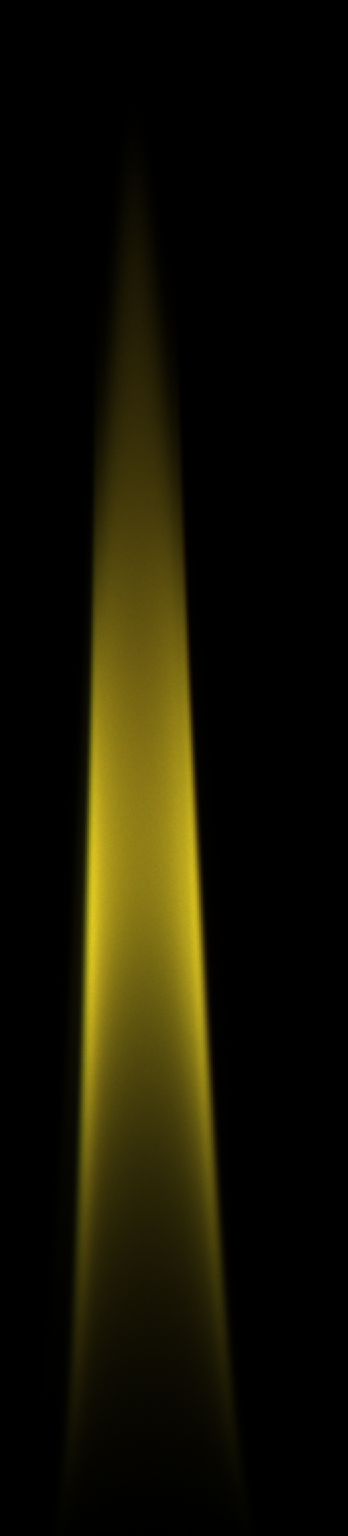
#> input picture gas_flames/Basler_acA2040-55uc__23734412__20220818_183353703_10863.tiff, 348 x 1536 px
$ python -i processing.py   (imports and definitions only)   (older library calls are emulated)
#> lines starting #> are read from the running program, lines starting #| are printed output that depends on the picture; after the words box and inside, x2 and y2 are one past the last pixel; in counts of white or black regions, pixels touching at a corner belong together
#> further down, picture is the input picture: shape (1536, 348, 3); mean B, G, R 3.3, 18.5, 21
### gas_flames/utils.py
import cv2
from matplotlib import pyplot as plt
import math
import numpy as np

# Colors for height boxes
box_colors = {
    'r':(0,0,255),
    'g':(0,255,0),
    'b':(255,0,0),
    'y':(0,255,255),
    'p':(255,0,255)
}


# Prints the message only if verbose mode is active
def verbosePrint(control, text):
    if(control):
        print(text)

def getConnectedComponents(threshold_image, connect):
    return_dict = {
        'x':0,
        'y':0,
        'w':0,
        'h':0,
        'area':-1,
        'cX':0,
        'cY':0,
        'cmask':None,
        't_area':-1,
        't_mask':None
    }

    cc = cv2.connectedComponentsWithStats(threshold_image, connect, cv2.CV_32S)

    n_labels, labels, stats, centroids = cc
    print(n_labels)
    # Start at 1 to ignore background
    for i in range(1,n_labels):
        # Save only the biggest area
        area = stats[i, cv2.CC_STAT_AREA]
        if(area > return_dict['area']):
            t_area = return_dict['area']
            t_mask = return_dict['cmask']

            x = stats[i, cv2.CC_STAT_LEFT]
            y = stats[i, cv2.CC_STAT_TOP]
            w = stats[i, cv2.CC_STAT_WIDTH]
            h = stats[i, cv2.CC_STAT_HEIGHT]
            (cX,cY) = centroids[i]
            component_mask = (labels==i).astype("uint8")*255
            return_dict = {
                'x':x,
                'y':y,
                'w':w,
                'h':h,
                'area':area,
                'cX':cX,
                'cY':cY,
                'cmask':component_mask,
                't_area':t_area,
                't_mask':t_mask
            }
        elif area > return_dict['t_area']:
            return_dict['t_area'] = area
            return_dict['t_mask'] = (labels==i).astype("uint8")*255

    return return_dict

# [5 lines left out: function px2mm, not called in this run]

def heightBox(frame, cc, color):
    cv2.rectangle(frame, (cc['x'],cc['y']), (cc['x']+cc['w'], cc['y']+cc['h']), box_colors[color],3)


# [62 lines left out: function resultPlotting, not called in this run]

### gas_flames/processing.py
import cv2
import numpy as np
import os
import matplotlib.pyplot as plt
import matplotlib
from utils import getConnectedComponents
import math
# [1 line not run here, left out]

# cv2.namedWindow('Test', cv2.WINDOW_NORMAL)

def borderEnhance(frame):
    sharp_k = np.array([[ 0, -1, 0],
                        [-1, 5, -1],
                        [ 0, -1, 0]])

    gray_frame = cv2.cvtColor(frame, cv2.COLOR_BGR2GRAY)

    # AVG

    n = 1
    p = n -1
    factor = 1/n
    avg = np.zeros_like(gray_frame)
    avg = cv2.addWeighted(gray_frame, factor, avg, factor,0)

    for i in range(p):
        # previous frames
        if i < p/2:
            frame_index = index-math.floor(n/2)+i
        else:
            frame_index = index+math.ceil(n/2)-i

        frame_path = path.format(frame_index)
        temp_frame = cv2.imread(frame_path, cv2.IMREAD_GRAYSCALE)
        avg = cv2.addWeighted(avg, 1.0, temp_frame, factor,0)

    avg = gray_frame

    # [7 lines of commented-out code are left out]
    contrast = avg

    sobel_x = cv2.Sobel(contrast, cv2.CV_64F, 0, 1, ksize=3)
    sobel_y = cv2.Sobel(contrast, cv2.CV_64F, 1,0, ksize=5)
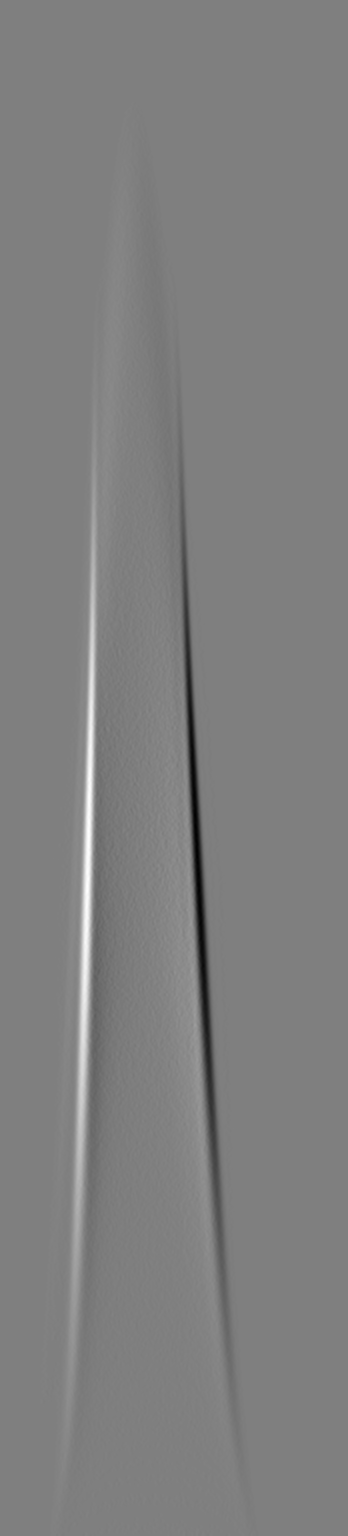
#> sobel_y: shape (1536, 348) float64; min -2868, max 2864, mean 0; drawn with min black and max white

    abs_grad_x = cv2.convertScaleAbs(sobel_x)
    abs_grad_y = cv2.convertScaleAbs(sobel_y)

    grad = cv2.addWeighted(abs_grad_x, 0.2, abs_grad_y, 0.8,0)
    test = cv2.addWeighted(grad, 1.0, gray_frame, -0.9, 0)

    sharped = cv2.filter2D(grad, ddepth=-1, kernel=sharp_k)
    # cv2.imwrite('ricardo_afilado.png',sharped)

    ret, thresh = cv2.threshold(test, 100, 255, cv2.THRESH_BINARY)
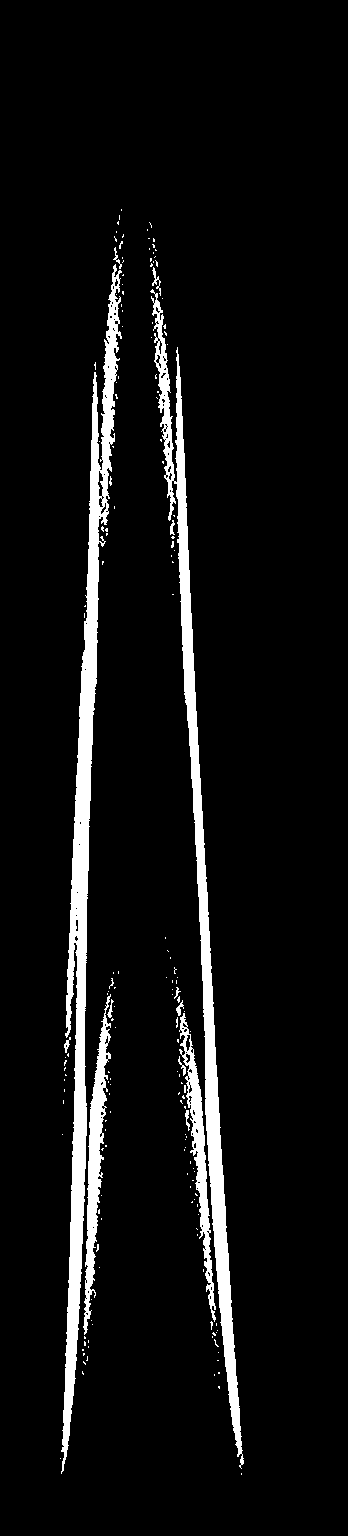
#> thresh: shape (1536, 348); 6.5% white; 175 white regions (162 under 20 px), largest, box (x1, y1, x2, y2) and area: (61, 264, 122, 1474) 15499, (150, 289, 244, 1469) 12729, (83, 994, 111, 1335) 3102

    morph_kernel = cv2.getStructuringElement(cv2.MORPH_ELLIPSE, (3,3))

    opening = cv2.morphologyEx(thresh, cv2.MORPH_OPEN, morph_kernel)
#> opening: shape (1536, 348); 6.3% white; 49 white regions (35 under 20 px), largest, box (x1, y1, x2, y2) and area: (61, 285, 121, 1465) 15205, (174, 365, 243, 1456) 11037, (83, 1016, 111, 1334) 2942

    cc = getConnectedComponents(opening, 2)
#> in getConnectedComponents, `n_labels, labels, stats, centroids = cc`:
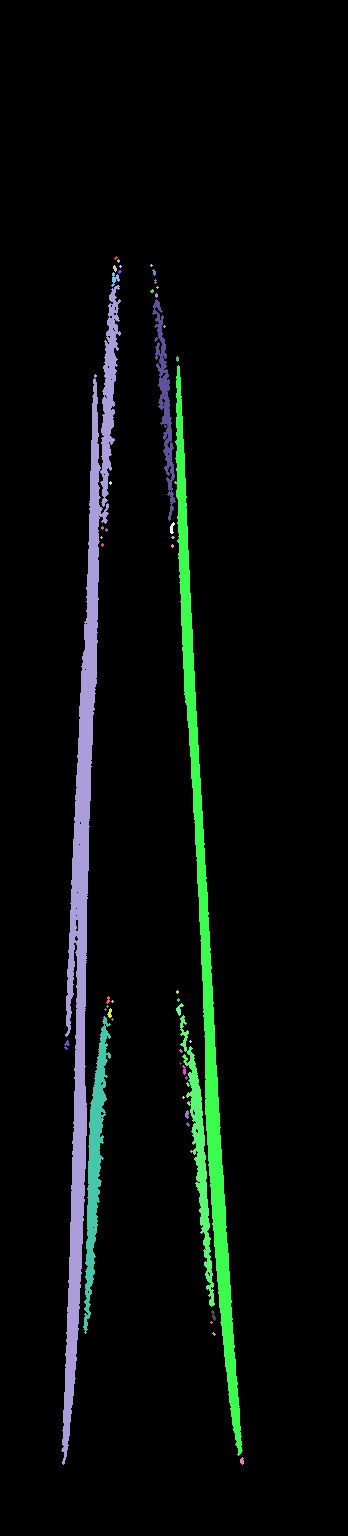
#> labels: shape (1536, 348) int32; 50 distinct labels, from 0 to 49; one colour per label, 0 black
#> in getConnectedComponents, `n_labels, labels, stats, centroids = cc`: n_labels = 50; stats = 50 rows, first 6: [0, 0, 348, 1536, 501007], [114, 256, 4, 4, 8], [117, 259, 3, 4, 8], [113, 265, 4, 7, 18], [119, 265, 3, 3, 5], [150, 264, 3, 3, 5]; centroids = 50 pairs, first value 66.36 to 241.6, second value 257.5 to 1460.6
#| 50
#> the loop in getConnectedComponents, `for i in range(1,n_labels):` made 49 passes
#> (area, t_area, x, y, w, h, cX, cY) on pass 10: (15205, 61, 61, 285, 60, 1180, 85.06, 852.7)
#> area on passes 14, 17, 19, 30, 33, 34: 1449, 11037, 35, 46, 30, 2299
#> after the loop in getConnectedComponents, `for i in range(1,n_labels):`:
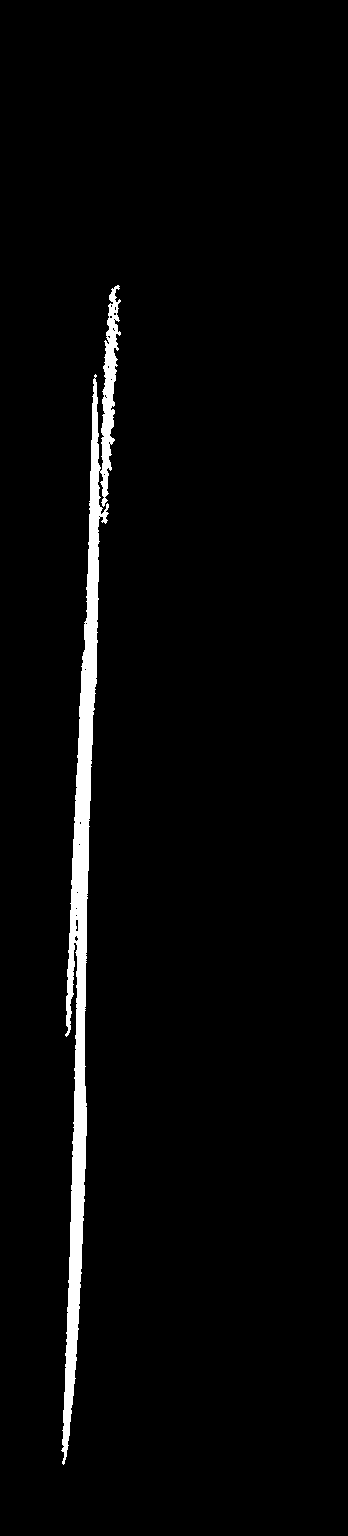
#> component_mask: shape (1536, 348); 2.8% white; 1 white region, box (x1, y1, x2, y2) and area: (61, 285, 121, 1465) 15205
#> after the loop in getConnectedComponents, `for i in range(1,n_labels):`: t_mask: shape (1536, 348); 0.01% white in thin lines or dots, all inside (x1, y1, x2, y2) = (111, 272, 120, 287)
#> after the loop in getConnectedComponents, `for i in range(1,n_labels):`: cX = 85.06; cY = 852.7; h = 1180; return_dict = 10 items; t_area = 61; w = 60; x = 61; y = 285
#> cc = 10 items
    cc_mask = cc['cmask']
    cc_mask = cv2.morphologyEx(cc_mask, cv2.MORPH_ERODE, morph_kernel)
#> cc_mask: shape (1536, 348); 2.3% white; 11 white regions (9 under 20 px), largest, box (x1, y1, x2, y2) and area: (62, 379, 108, 1457) 10712, (101, 286, 120, 497) 1404

    fig, axs = plt.subplots(1,4)
    fig.suptitle('Gas flame')

    axs[0].imshow(test, cmap='gray')
    axs[0].set_title('Gray input image')

    axs[1].imshow(cc_mask, cmap='gray')
    axs[1].set_title('Pre-Processed image')
    # Get points for image

    # -> Invert image for data analysis
    inv_opening = cv2.rotate(cc_mask, cv2.ROTATE_180)
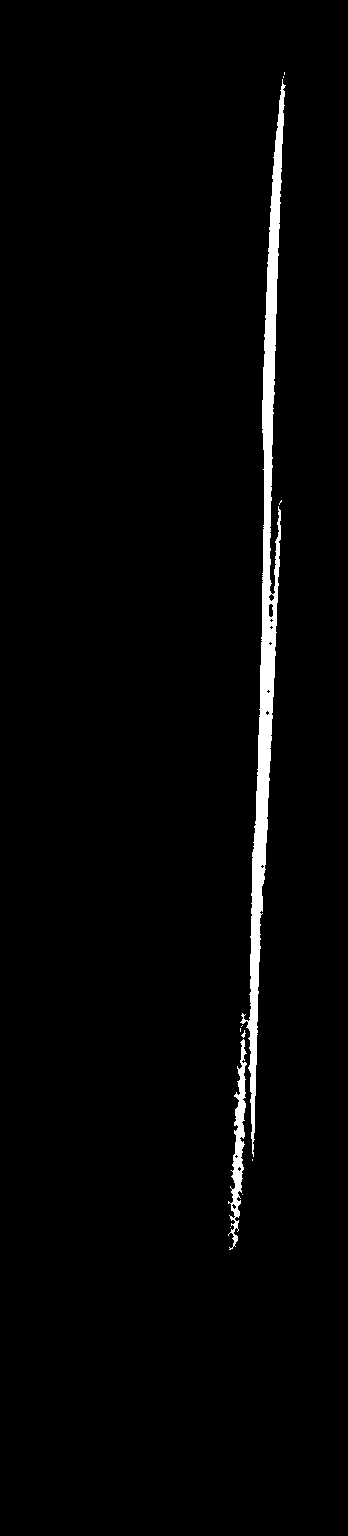
#> inv_opening: shape (1536, 348); 2.3% white; 11 white regions (9 under 20 px), largest, box (x1, y1, x2, y2) and area: (240, 79, 286, 1157) 10712, (228, 1039, 247, 1250) 1404
    data = []
    for i, row in enumerate(inv_opening):
        for j, col in enumerate(row):
            if(col == 255):
                data.append((j,i))
#> after the loop, data = 12154 pairs, first value 228 to 285, second value 72 to 1249

    data = np.array(data)

    # Get only border
    border = dict()
    for point in data:
        x,y = point
        if x not in border.keys():
            border[x] = y
        else:
            if y > border[x]:
                border[x] = y
#> this loop made 12154 passes
#> (x, y) on passes 1 to 3: (284, 72), (284, 73), (284, 74)
#> after the loop, border = 58 items

    border = dict(sorted(border.items()))

    x_data = list(border.keys())
#> x_data = 58 values from 228 to 285
    y_data = list(border.values())
#> y_data = 58 values, max 1249 at index 1, min 85 at index 57, mean 926.8

    inv_gray = cv2.rotate(gray_frame, cv2.ROTATE_180)
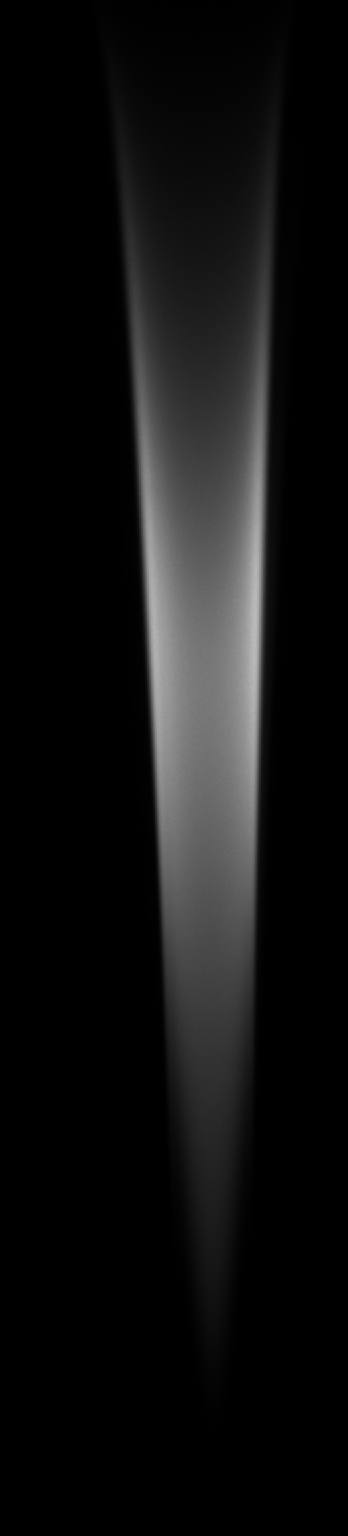
#> inv_gray: shape (1536, 348); min 0, max 188, mean 17.5
    axs[2].imshow(inv_gray, cmap='gray')
    axs[2].scatter(x_data, y_data, c='b')
    axs[2].set_title('Points from frame')

    x_ticks = np.arange(0,inv_opening.shape[1], step = 100)
#> x_ticks = [0, 100, 200, 300]
    axs[2].set_xticks(x_ticks)
    axs[2].invert_yaxis()

    poly = np.polyfit(x_data, y_data, 100)
#> poly = 101 values, max 1.03e+13 at index 100, min -1.49e+11 at index 99, mean 1e+11
    poly_val = np.polyval(poly, x_data)
#> poly_val = 58 values, max 1268.7 at index 3, min 85.49 at index 57, mean 926.8

    axs[2].plot(x_data, poly_val, c='r')


    # Get polyderivative
    der_poly = np.polyder(poly, 1)
#> der_poly = 100 values, max 920037052.5 at index 98, min -1.49e+11 at index 99, mean -1.48e+09
    der_val = np.polyval(der_poly, x_data)
#> der_val = 58 values, max 98.94 at index 56, min -393.1 at index 57, mean -26.6


    cc = getConnectedComponents(opening, 2)
#| 50
#> the loop in getConnectedComponents (call 2), `for i in range(1,n_labels):` made 49 passes
#> area on passes 14, 17, 19, 30, 33, 34, 35, 37, 41, 44, 46, 49: 1449, 11037, 35, 46, 30, 2299, 2942, 28, 24, 26, 28, 23
    probando = cc['cmask'] + cc['t_mask']
#> probando: shape (1536, 348); 4.9% white; 2 white regions, box (x1, y1, x2, y2) and area: (61, 285, 121, 1465) 15205, (174, 365, 243, 1456) 11037
    prob_op = cv2.morphologyEx(probando, cv2.MORPH_ERODE, morph_kernel)
#> prob_op: shape (1536, 348); 3.9% white; 13 white regions (10 under 20 px), largest, box (x1, y1, x2, y2) and area: (62, 379, 108, 1457) 10712, (176, 366, 242, 1455) 8853, (101, 286, 120, 497) 1404
    axs[3].imshow(probando, cmap='gray')
    # axs[3].plot(x_data, der_val)
    # axs[3].invert_yaxis()

    plt.show()
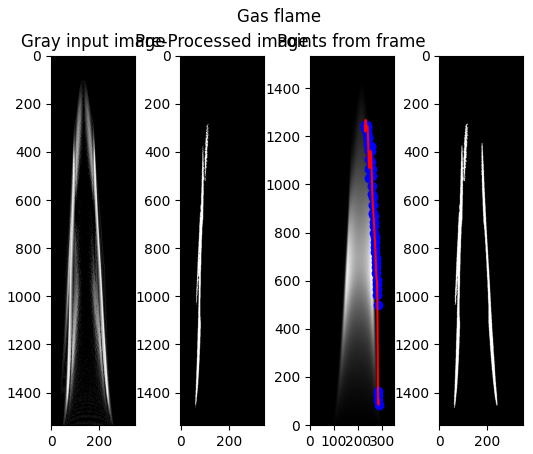
#> figure drawn by matplotlib, 4 panels


image = True
#path = '/mnt/shared/SP_18_08_22/sp_test_30fps_1/Basler_acA2040-55uc__23734412__20220818_183353703_%04d.tiff'
path = '/mnt/shared/SP_18_08_22/sp_test_30fps_1/Basler_acA2040-55uc__23734412__20220818_183353703_{:04d}.tiff'
index = 2000#11000
path = path.format(index)
# [5 lines not run here, left out]

>>> import cv2
>>> picture = cv2.imread('Basler_acA2040-55uc__23734412__20220818_183353703_10863.tiff')
>>> result = borderEnhance(picture)

$ run again, on gas_flames/TOAI.tiff
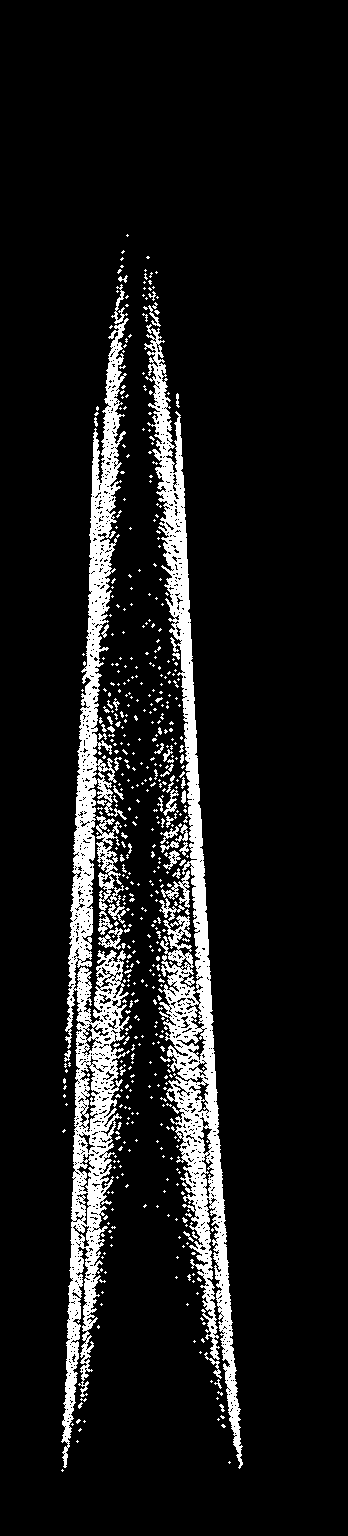
#> input picture gas_flames/TOAI.tiff, 348 x 1536 px
#> picture is the input picture: shape (1536, 348, 3); 10% white; 548 white regions (485 under 20 px), largest, box (x1, y1, x2, y2) and area: (61, 318, 130, 1468) 23342, (144, 324, 243, 1469) 22124, (96, 816, 124, 935) 1183
#> abs_grad_x: shape (1536, 348); 9.7% white in thin lines or dots, all inside (x1, y1, x2, y2) = (60, 233, 244, 1473)
#> abs_grad_y: shape (1536, 348); 17% white; 161 white regions (121 under 20 px), largest, box (x1, y1, x2, y2) and area: (59, 248, 142, 1474) 44932, (138, 267, 245, 1471) 41311, (108, 680, 137, 704) 252
#> thresh: shape (1536, 348); 8.5% white in thin lines or dots, all inside (x1, y1, x2, y2) = (59, 232, 245, 1474)
#> labels: shape (1536, 348) int32; 642 distinct labels, from 0 to 641
#> n_labels = 642; stats = 642 rows, first 6: [0, 0, 348, 1536, 499975], [124, 232, 3, 7, 15], [128, 232, 3, 7, 15], [114, 248, 13, 55, 310], [144, 254, 8, 7, 38], [140, 267, 27, 81, 563]; centroids = 642 pairs, first value 61.26 to 242, second value 235 to 1466.9
#| 642
#> the loop in getConnectedComponents, `for i in range(1,n_labels):` made 641 passes
#> (area, t_area, x, y, w, h, cX, cY) on passes 5, 164: (563, 310, 140, 267, 27, 81, 152.3, 300.3), (4602, 563, 138, 687, 54, 412, 164.5, 861.9)
#> after the loop in getConnectedComponents, `for i in range(1,n_labels):`:
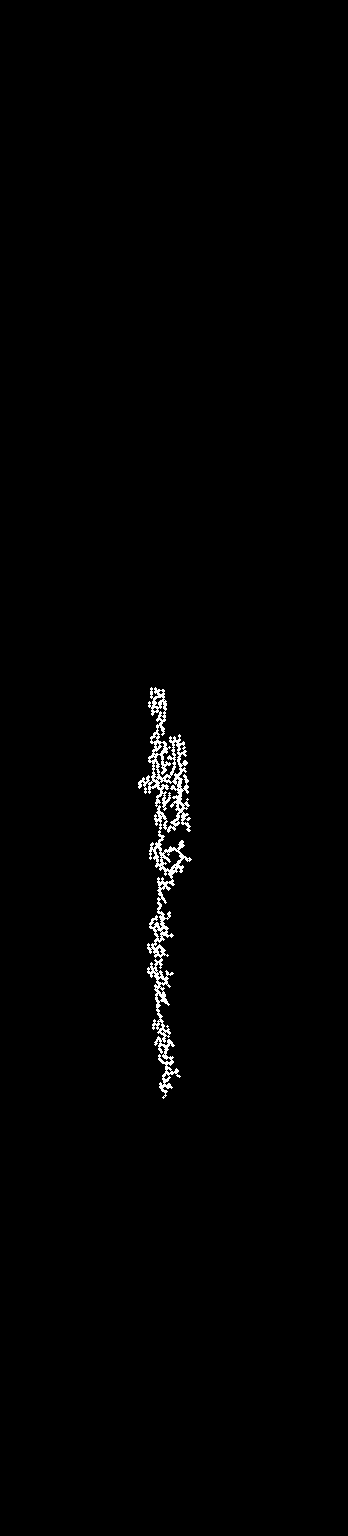
#> component_mask: shape (1536, 348); 0.86% white in thin lines or dots, all inside (x1, y1, x2, y2) = (138, 687, 192, 1099)
#> after the loop in getConnectedComponents, `for i in range(1,n_labels):`: cX = 164.5; cY = 861.9; h = 412; return_dict = 10 items; t_area = 563; w = 54; x = 138; y = 687
#> cc = 10 items
#> cc_mask: shape (1536, 348); 0.34% white in thin lines or dots, all inside (x1, y1, x2, y2) = (139, 688, 191, 1098)
#> inv_opening: shape (1536, 348); 0.34% white in thin lines or dots, all inside (x1, y1, x2, y2) = (157, 438, 209, 848)
#> after the loop in borderEnhance, `for i, row in enumerate(inv_opening):`: data = 1801 pairs, first value 157 to 208, second value 438 to 847
#> the loop in borderEnhance, `for point in data:` made 1801 passes
#> (x, y) on passes 1 to 3: (184, 438), (182, 440), (182, 443)
#> after the loop in borderEnhance, `for point in data:`: border = 52 items
#> x_data = 52 values from 157 to 208
#> y_data = 52 values, max 847 at index 35, min 676 at index 0, mean 792.9
#> inv_gray: shape (1536, 348); 10% white; 548 white regions (485 under 20 px), largest, box (x1, y1, x2, y2) and area: (218, 68, 287, 1218) 23342, (105, 67, 204, 1212) 22124, (224, 601, 252, 720) 1183
#> poly = 101 values, max 5.53e+09 at index 99, min -2.35e+11 at index 100, mean -2.28e+09
#> poly_val = 52 values, max 848.7 at index 30, min 676.6 at index 0, mean 792.9
#> der_poly = 100 values, max 5.53e+09 at index 99, min -67025381.1 at index 98, mean 54584331.1
#> der_val = 52 values, max 54.03 at index 0, min -23.18 at index 51, mean 1.7
#| 642
#> the loop in getConnectedComponents (call 2), `for i in range(1,n_labels):` made 641 passes
#> probando: shape (1536, 348); 1.2% white in thin lines or dots, all inside (x1, y1, x2, y2) = (66, 687, 192, 1455)
#> prob_op: shape (1536, 348); 0.45% white in thin lines or dots, all inside (x1, y1, x2, y2) = (67, 688, 191, 1454)
#> in borderEnhance, `plt.show()`:
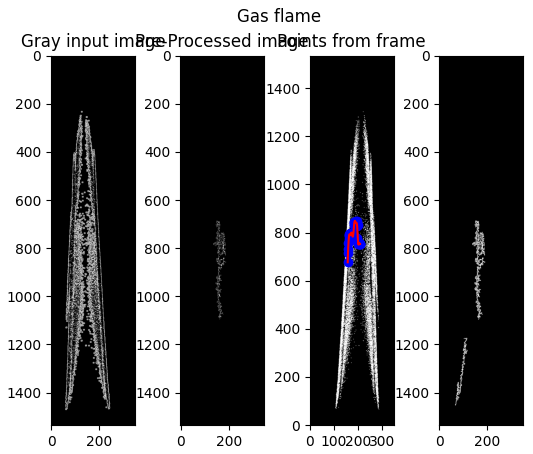
#> figure drawn by matplotlib, 4 panels
